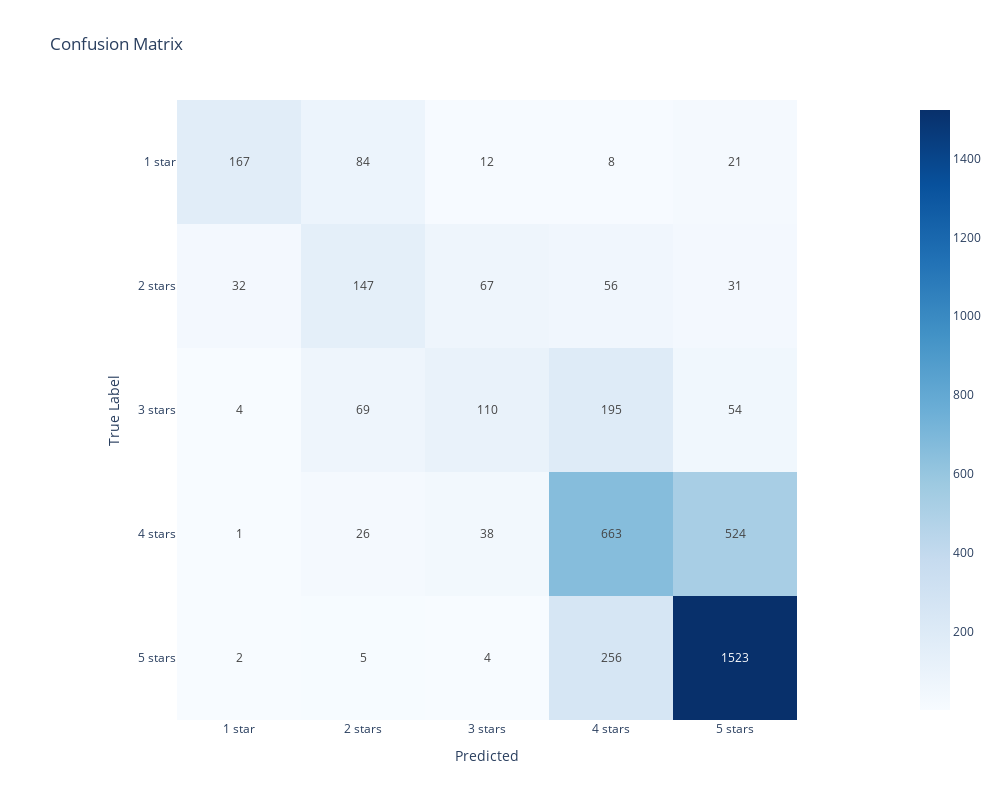

The code cell stored with this chart in its notebook:
### Code cell
# instantiate the Model class with text and labels (X and y), a logistic regression model and a tfidf vectorizer
model_clf = Improved_model(X, y, SVC(random_state=42), TfidfVectorizer(preprocessor=preprocess_text),SMOTE(random_state=42), random_seed=42, test_size=0.2)

# fit the model
model_clf.fit()

# predict and generate classification report
model_clf.report(class_labels)

### Figure 1 — Plotly figure (JSON) as saved in the notebook; plotly's stock layout.template omitted (floating-point values rounded to 4 significant figures)
{"data": [{"coloraxis": "coloraxis", "hovertemplate": "Predicted: %{x}<br>True Label: %{y}<br>color: %{z}<extra></extra>", "name": "0", "texttemplate": "%{z}", "type": "heatmap", "x": ["1 star", "2 stars", "3 stars", "4 stars", "5 stars"], "xaxis": "x", "y": ["1 star", "2 stars", "3 stars", "4 stars", "5 stars"], "yaxis": "y", "z": [[167, 84, 12, 8, 21], [32, 147, 67, 56, 31], [4, 69, 110, 195, 54], [1, 26, 38, 663, 524], [2, 5, 4, 256, 1523]]}], "layout": {"coloraxis": {"colorscale": [[0, "rgb(247,251,255)"], [0.125, "rgb(222,235,247)"], [0.25, "rgb(198,219,239)"], [0.375, "rgb(158,202,225)"], [0.5, "rgb(107,174,214)"], [0.625, "rgb(66,146,198)"], [0.75, "rgb(33,113,181)"], [0.875, "rgb(8,81,156)"], [1, "rgb(8,48,107)"]]}, "height": 800, "title": {"text": "Confusion Matrix"}, "width": 1000, "xaxis": {"anchor": "y", "constrain": "domain", "domain": [0, 1], "scaleanchor": "y", "title": {"text": "Predicted"}}, "yaxis": {"anchor": "x", "autorange": "reversed", "constrain": "domain", "domain": [0, 1], "title": {"text": "True Label"}}}}
